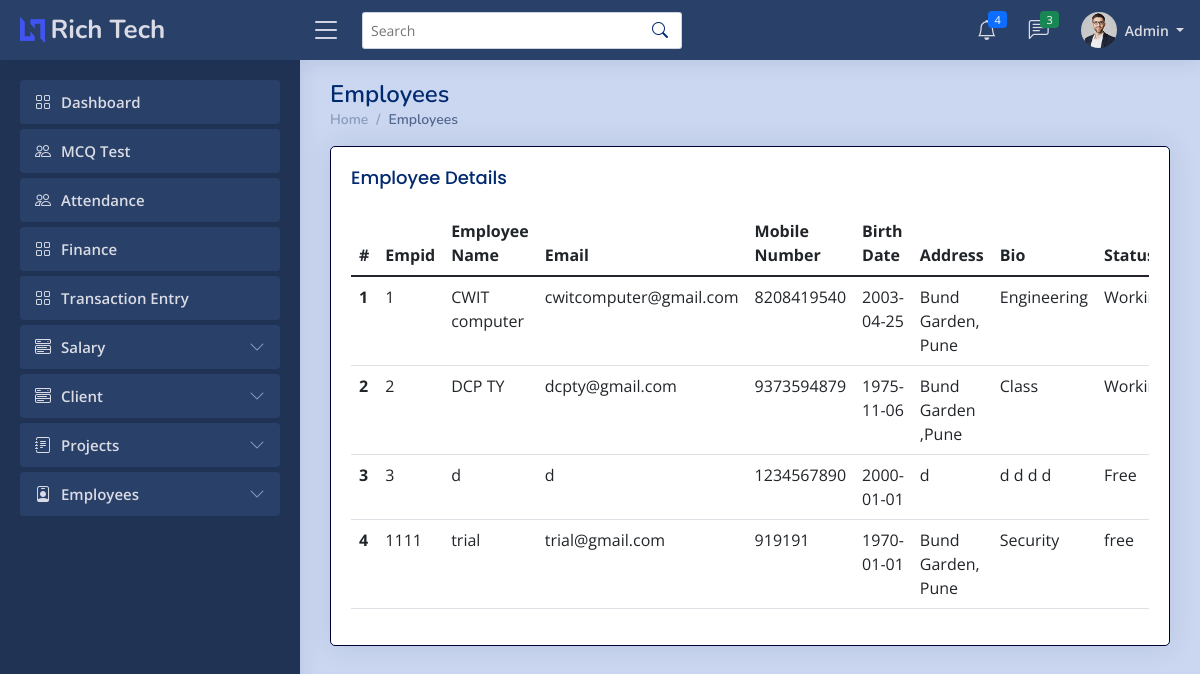
The app's page /admin/all_emp.php (signed in), older data.
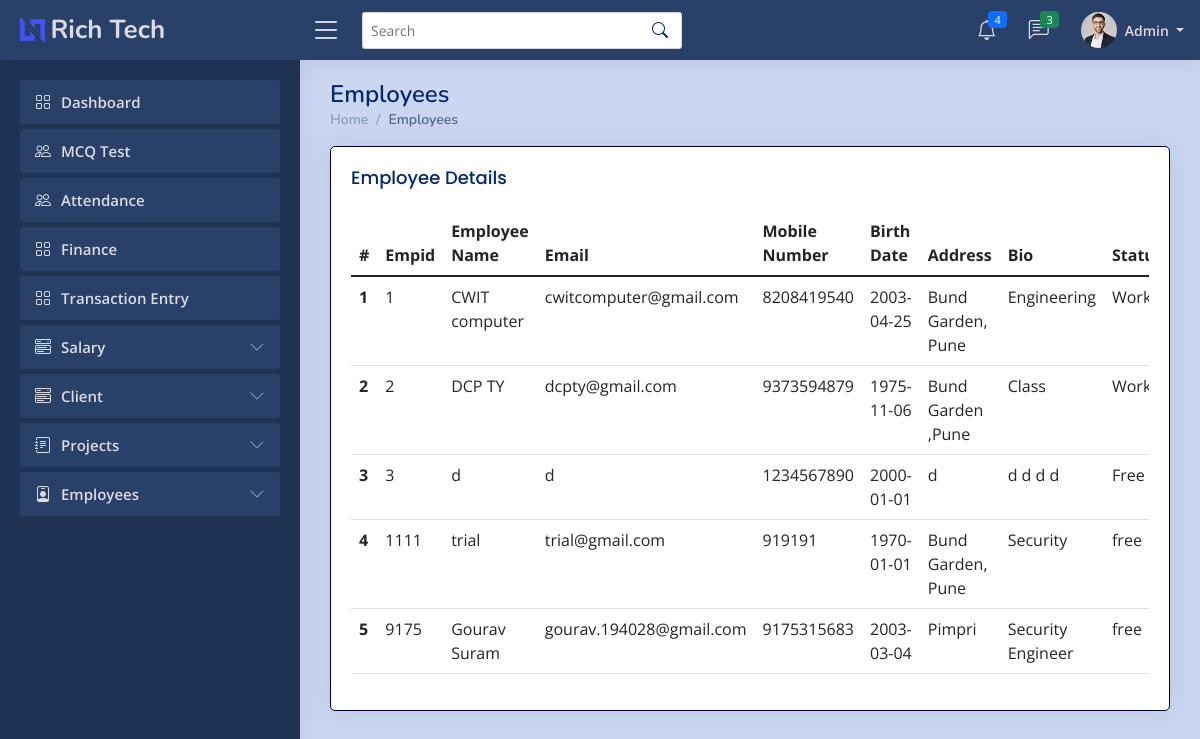
The same page, newer data.
### tables this page shows
CREATE TABLE `empt` (
  `Id` int(7) NOT NULL,
  `uname` varchar(255) NOT NULL,
  `empid` varchar(255) NOT NULL,
  `ename` varchar(255) NOT NULL,
  `deptname` varchar(255) NOT NULL,
  `email` varchar(255) NOT NULL,
  `mobile` varchar(14) NOT NULL,
  `dob` datetime NOT NULL,
  `eaddress` varchar(255) NOT NULL,
  `pphoto` longblob NOT NULL,
  `cv` longblob NOT NULL,
  `bio` longtext NOT NULL,
  `github` varchar(255) NOT NULL,
  `twitter` varchar(255) NOT NULL,
  `insta` varchar(255) NOT NULL,
  `linkedin` varchar(255) NOT NULL,
  `wstatus` varchar(20) NOT NULL
);

### admin/all_emp.php (the view, shortened to what this page needs)
<?php
    if ($_SESSION['erole']=="admin"){
?>
<!DOCTYPE html>
<html lang="en">
<head>
  <link href="../assets/vendor/bootstrap/css/bootstrap.min.css" rel="stylesheet">
  <link rel="stylesheet" href="../assets/vendor/bootstrap-icons/bootstrap-icons.css?v=<?php echo time(); ?>">
  <link href="../assets/vendor/boxicons/css/boxicons.min.css" rel="stylesheet">
  <link href="../assets/vendor/quill/quill.snow.css" rel="stylesheet">
  <link href="../assets/vendor/quill/quill.bubble.css" rel="stylesheet">
  <link href="../assets/vendor/remixicon/remixicon.css" rel="stylesheet">
  <link href="../assets/vendor/simple-datatables/style.css" rel="stylesheet">
  <link rel="stylesheet" href="../assets/css/style.css?v=<?php echo time(); ?>">
</head>
<body>
  <?php include 'imports/nav-admin.php'; ?>
  <main id="main" class="main">
    <div class="pagetitle">
      <h1>Employees</h1>
      <nav>
        <ol class="breadcrumb">
          <li class="breadcrumb-item"><a href="index.php">Home</a></li>
          <li class="breadcrumb-item active">Employees</li>
        </ol>
      </nav>
    </div>
    <section class="section dashboard">
        <div class="row">
            <div class="col-md-12">
                <div class="card">
                <div class="card-body">
                <h5 class="card-title">Employee Details</h5>
                <?php
                include '../imports/config.php';
                $conn=mysqli_connect($server_name,$username,$password,$database_name);
                $sql_query = "SELECT * from empt";
                $records = mysqli_query($conn, $sql_query);
                $n=1;
                echo '<div class="table-responsive">';
                echo '<table class="table table-hover">';
                    echo '<thead class="thead-dark">';
                        echo '<tr>';
                        echo '<th scope="col">#</th>';
                        echo '<th scope="col">Empid</th>';
                        echo '<th scope="col">Employee Name</th>';
                        echo '<th scope="col">Email</th>';
                        echo '<th scope="col">Mobile Number</th>';
                        echo '<th scope="col">Birth Date</th>';
                        echo '<th scope="col">Address</th>';
                        echo '<th scope="col">Bio</th>';
                        echo '<th scope="col">Status</th>';
                        echo '</tr>';
                    echo '</thead>';
                    echo '<tbody>';
                    while($data = mysqli_fetch_array($records)){
                        $empid=$data['empid'];
                        $ename=$data['ename'];
                        $email=$data['email'];
                        $mobile=$data['mobile'];
                        $dob=$data['dob'];
                        $address=$data['eaddress'];
                        $bio=$data['bio'];
                        $wstatus=$data['wstatus'];
                        $dob1=explode(" ",$dob);
                        $dob=$dob1[0];
                        echo '<tr>
                                <th scope="row">'.$n.'</th>
                                <td>'.$empid.'</td>
                                <td>'.$ename.'</td>
                                <td>'.$email.'</td>
                                <td>'.$mobile.'</td>
                                <td>'.$dob.'</td>
                                <td>'.$address.'</td>
                                <td>'.$bio.'</td>
                                <td>'.$wstatus.'</td>
                                </tr>';
                        $n+=1;
                    }
                    echo '</tbody>
                    </table>';
                    echo '</div>';
                ?>
                </div>
            </div>
            </div>
        </div>
    </section>
  </main>
</body>
</html>
<?php
}
      else{
          ob_start();
          header('Location: '.'../index.php');
          ob_end_flush();
          die();
      }
    ?>

Row changes from the older to the newer data that the page shows:
added empt: empid "9175", ename "Gourav Suram", email "gourav.194028@gmail.com", mobile "9175315683", dob "2003-03-04", eaddress "Pimpri", bio "Security Engineer", wstatus "free"
